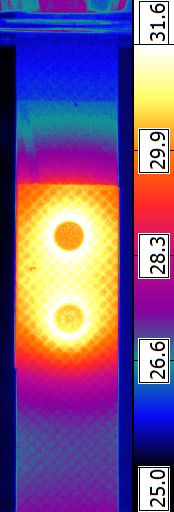
#> input picture Data/High_resolution/CFRP_60_high/prst_A_stat_03_5_230149.png, 174 x 512 px, given as the content of the folder Data/Low_resolution/CFRP_60_low, which was not available
$ python preprocess_ir_slivers.py
#> lines starting #> are read from the running program, lines starting #| are printed output that depends on the picture; pictures that were not available may be replaced by others from this repository, and a replacement may not be noted
import numpy as np
from pathlib import Path
from PIL import Image


# ---------- utilities ----------

def largest_segment(mask):
    """
    Given a 1D boolean array, return (start, end) of the longest True segment.
    end is exclusive.
    """
    best_start = best_end = None
    current_start = None

    for i, v in enumerate(mask):
        if v and current_start is None:
            current_start = i
        elif (not v) and (current_start is not None):
            if best_start is None or (i - current_start) > (best_end - best_start):
                best_start, best_end = current_start, i
            current_start = None

    if current_start is not None:
        i = len(mask)
        if best_start is None or (i - current_start) > (best_end - best_start):
            best_start, best_end = current_start, i

    return best_start, best_end


def find_vertical_sliver(gray, frac=0.6, min_width=28, margin=3):
    """
    gray: 2D numpy array (H, W)
    Returns (x0, x1) columns of brightest vertical band.

    frac: threshold relative to max column brightness.
    """
    H, W = gray.shape
    col_profile = gray.mean(axis=0)

    if col_profile.max() == 0:
        return 0, W

    col_profile = col_profile / col_profile.max()
    mask = col_profile > frac

    if not mask.any():
        return 0, W

    start, end = largest_segment(mask)
    if start is None:
        return 0, W

    # enforce minimum width
    if (end - start) < min_width:
        center = (start + end) // 2
        start = max(0, center - min_width // 2)
        end = min(W, center + min_width // 2)

    # small margin on both sides
    start = max(0, start - margin)
    end = min(W, end + margin)
    return start, end


def find_horizontal_sliver(gray, frac=0.7, min_height=30, margin=3):
    """
    gray: 2D numpy array (H, W)
    Returns (y0, y1) rows of brightest horizontal band.

    Used for the high-res images to isolate the middle strip with the two circles.
    """
    H, W = gray.shape
    row_profile = gray.mean(axis=1)

    if row_profile.max() == 0:
        return 0, H

    row_profile = row_profile / row_profile.max()
    mask = row_profile > frac

    if not mask.any():
        return 0, H

    start, end = largest_segment(mask)
    if start is None:
        return 0, H

    # enforce minimum height
    if (end - start) < min_height:
        center = (start + end) // 2
        start = max(0, center - min_height // 2)
        end = min(H, center + min_height // 2)

    # small margin top/bottom
    start = max(0, start - margin)
    end = min(H, end + margin)
    return start, end


# ---------- cropping functions for each domain ----------

def crop_low_res(img, frac_vertical=0.7):
    """
    Low-res 382x288:
    - keep only the bright central vertical strip (drop magenta left/right)
    - keep full height
    """
    gray = np.array(img.convert("L"), dtype=np.float32)
    H, W = gray.shape

    x0, x1 = find_vertical_sliver(
        gray,
        frac=frac_vertical,          # tighter threshold; central strip is much brighter
        min_width=int(W * 0.1),      # at least 10% of width
        margin=3,
    )

    crop = img.crop((x0, 0, x1, H))
    return crop


def crop_high_res(img,
                  frac_vertical=0.5,
                  frac_horizontal=0.7):
    """
    High-res 174x512:
    - remove left blue area and right temperature scale
      via vertical brightness profile
    - then crop middle horizontal band with the two circles
    """
    gray = np.array(img.convert("L"), dtype=np.float32)
    H, W = gray.shape

    # center vertical strip without colorbar
    x0, x1 = find_vertical_sliver(
        gray,
        frac=frac_vertical,          # lower than low-res to allow central band
        min_width=int(W * 0.3),
        margin=3,
    )

    # now restrict to that vertical strip for horizontal profiling
    gray_strip = gray[:, x0:x1]
    y0, y1 = find_horizontal_sliver(
        gray_strip,
        frac=frac_horizontal,
        min_height=int(H * 0.25),
        margin=3,
    )

    crop = img.crop((x0, y0, x1, y1))
    return crop


# ---------- main driver ----------

def preprocess_all(
    in_dir_low,
    in_dir_high,
    out_dir_low,
    out_dir_high,
    target_size=256,
):
#> called with in_dir_low = 'Data/Low_resolution/CFRP_60_low', in_dir_high = 'Data/High_resolution/CFRP_60_high', out_dir_low = 'Data/low_cropped', out_dir_high = 'Data/high_cropped', target_size = 256
    in_dir_low = Path(in_dir_low)
    in_dir_high = Path(in_dir_high)
    out_dir_low = Path(out_dir_low)
    out_dir_high = Path(out_dir_high)

    out_dir_low.mkdir(parents=True, exist_ok=True)
    out_dir_high.mkdir(parents=True, exist_ok=True)

    allowed_ext = {".tif", ".tiff", ".png", ".jpg", ".jpeg"}

    # --- low-res ---
    for path in sorted(in_dir_low.iterdir()):
        if not path.is_file() or path.suffix.lower() not in allowed_ext:
            continue

        print(f"[LOW] {path.name}")
        img = Image.open(path)
#> img is the input picture: PIL image 174x512 RGBA; mean R, G, B, A 124.8, 90.7, 137, 255

        cropped = crop_low_res(img)
#> in crop_low_res, `gray = np.array(img.convert("L"), dtype=np.float32)`:
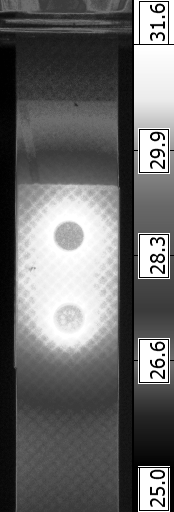
#> gray: shape (512, 174) float32; min 0, max 255, mean 106.2
#> in find_vertical_sliver, `col_profile = gray.mean(axis=0)`: col_profile = 174 values, max 177 at index 138, min 0 at index 132, mean 106.2
#> in find_vertical_sliver, `col_profile = col_profile / col_profile.max()`: col_profile = 174 values, max 1 at index 138, min 0 at index 132, mean 0.6
#> the loop in largest_segment, `for i, v in enumerate(mask):` made 174 passes
#> (v, best_start, best_end) on pass 59: (False, 47, 58)
#> v on passes 1 to 6: False, False, False, False, False, False
#> after the loop in largest_segment, `for i, v in enumerate(mask):`: best_end = 58; best_start = 47
#> in find_vertical_sliver, `start, end = largest_segment(mask)`: end = 58
#> in find_vertical_sliver, `center = (start + end) // 2`: center = 52
#> in find_vertical_sliver, `start = max(0, center - min_width // 2)`: start = 44
#> in find_vertical_sliver, `end = min(W, center + min_width // 2)`: end = 60
#> in find_vertical_sliver, `start = max(0, start - margin)`: start = 41
#> in find_vertical_sliver, `end = min(W, end + margin)`: end = 63
#> in crop_low_res, `x0, x1 = find_vertical_sliver( gray, frac=frac_vertical,`: x0 = 41; x1 = 63
#> in crop_low_res, `crop = img.crop((x0, 0, x1, H))`:
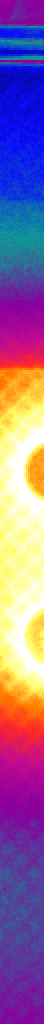
#> crop: PIL image 22x512 RGBA (shown 2 times larger); mean R, G, B, A 146.7, 106.5, 155.2, 255

        # resize to a square patch for training
        cropped = cropped.resize((target_size, target_size), Image.BILINEAR)
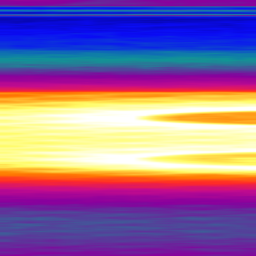
#> cropped: PIL image 256x256 RGBA; mean R, G, B, A 146.8, 106.6, 155.2, 255

        out_path = out_dir_low / f"{path.stem}_crop.png"
        cropped.save(out_path)

    # --- high-res ---
    for path in sorted(in_dir_high.iterdir()):
        if not path.is_file() or path.suffix.lower() not in allowed_ext:
            continue

        print(f"[HIGH] {path.name}")
        img = Image.open(path)

        cropped = crop_high_res(img)
#> the loop in largest_segment (call 2), `for i, v in enumerate(mask):` made 174 passes
#> (best_start, best_end) on pass 119: (16, 118)
#> in crop_high_res, `x0, x1 = find_vertical_sliver( gray, frac=frac_vertical,`: x0 = 13; x1 = 121
#> in crop_high_res, `gray_strip = gray[:, x0:x1]`:
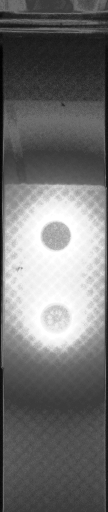
#> gray_strip: shape (512, 108) float32; min 1, max 255, mean 113.9
#> in find_horizontal_sliver, `row_profile = gray.mean(axis=1)`: row_profile = 512 values, max 227.3 at index 252, min 27.81 at index 39, mean 113.9
#> in find_horizontal_sliver, `row_profile = row_profile / row_profile.max()`: row_profile = 512 values, max 1 at index 252, min 0.122 at index 39, mean 0.501
#> in find_horizontal_sliver, `start, end = largest_segment(mask)`: start = 189; end = 346
#> in find_horizontal_sliver, `start = max(0, start - margin)`: start = 186
#> in find_horizontal_sliver, `end = min(H, end + margin)`: end = 349
#> in crop_high_res, `y0, y1 = find_horizontal_sliver( gray_strip, frac=frac_horizontal, min..`: y0 = 186; y1 = 349
#> in crop_high_res, `crop = img.crop((x0, y0, x1, y1))`:
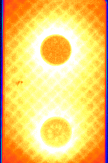
#> crop: PIL image 108x163 RGBA; mean R, G, B, A 244.8, 204.4, 107.8, 255

        cropped = cropped.resize((target_size, target_size), Image.BILINEAR)
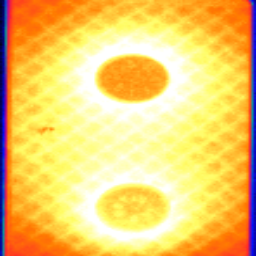
#> cropped: PIL image 256x256 RGBA; mean R, G, B, A 244.8, 204.4, 107.9, 255

        out_path = out_dir_high / f"{path.stem}_crop.png"
        cropped.save(out_path)
#> pass 2 of the loop in preprocess_all, `for path in sorted(in_dir_high.iterdir()):`:
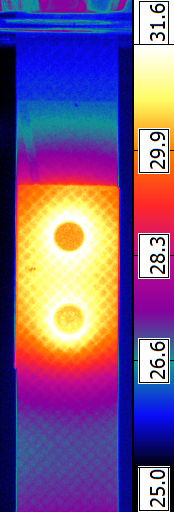
#> input picture Data/High_resolution/CFRP_60_high/prst_A_stat_03_5_230150.png, 174 x 512 px
#> in preprocess_all, img is the input picture: PIL image 174x512 RGBA; mean R, G, B, A 123.9, 91.4, 137.5, 255
#> in crop_high_res (call 2), `gray_strip = gray[:, x0:x1]`:
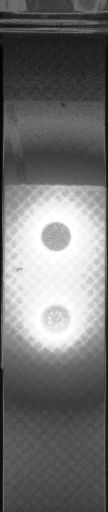
#> gray_strip: shape (512, 108) float32; min 1, max 255, mean 114.1
#> y0 = 189; y1 = 350
#> in preprocess_all, `cropped = cropped.resize((target_size, target_size), Image.BILINEAR)`:
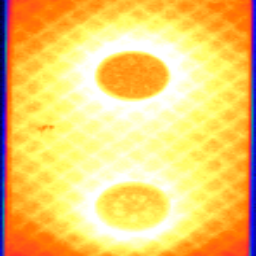
#> cropped: PIL image 256x256 RGBA; mean R, G, B, A 244.8, 204.6, 108, 255
#> pass 3 of the loop in preprocess_all, `for path in sorted(in_dir_high.iterdir()):`:
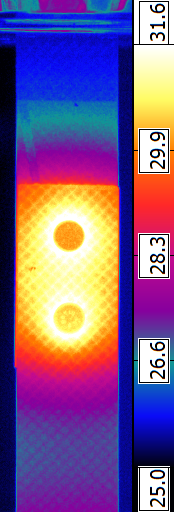
#> input picture Data/High_resolution/CFRP_60_high/prst_A_stat_03_5_230151.png, 174 x 512 px
#> in preprocess_all, img is the input picture: PIL image 174x512 RGBA; mean R, G, B, A 125.1, 90.8, 137.3, 255
#> in crop_high_res (call 3), `gray_strip = gray[:, x0:x1]`:
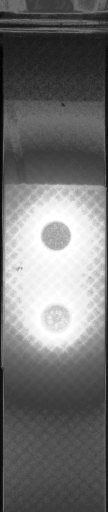
#> gray_strip: shape (512, 108) float32; min 1, max 255, mean 114
#> y0 = 188
#> in preprocess_all, `cropped = cropped.resize((target_size, target_size), Image.BILINEAR)`:
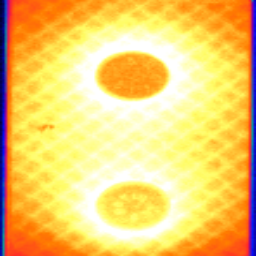
#> cropped: PIL image 256x256 RGBA; mean R, G, B, A 244.9, 205, 109, 255
#> the loop made 4 passes; the first 3 are shown


if __name__ == "__main__":
    preprocess_all(
        in_dir_high="Data/High_resolution/CFRP_60_high",
        in_dir_low="Data/Low_resolution/CFRP_60_low",
        out_dir_low="Data/low_cropped",
        out_dir_high="Data/high_cropped",
        target_size=256,
    )
